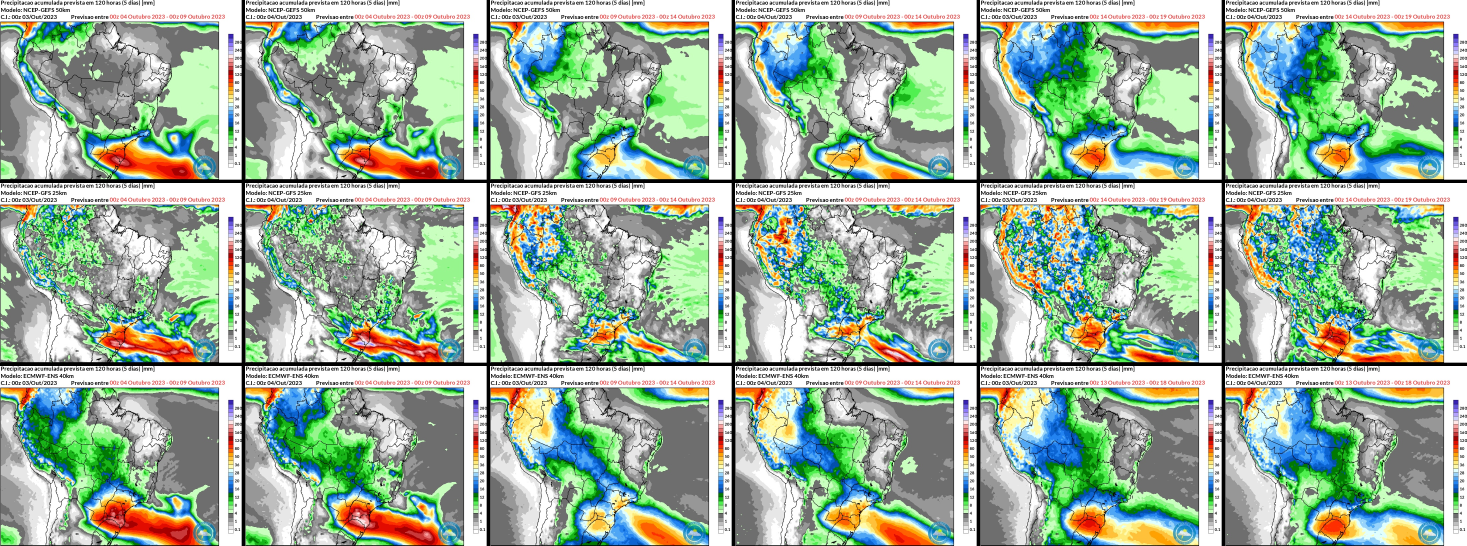
#> input picture imagem_final.jpg, 4400 x 1637 px, given in place of elemento_8_2023-11-01_ncep-gefs.png, which was not available (shown at 1/3 size)
$ python save_img.py
#> lines starting #> are read from the running program, lines starting #| are printed output that depends on the picture; after the words box and inside, x2 and y2 are one past the last pixel; in counts of white or black regions, pixels touching at a corner belong together; pictures that were not available may be replaced by others from this repository, and a replacement may not be noted
### config.py
from datetime import datetime, timedelta
import os
from slack_sdk import WebClient
from slack_sdk.errors import SlackApiError


# Variáveis
url = 'https://www.conmetmeteorologia.com.br/accounts/login/'
login = 'Eneva'
senha = 'enevaconmet@082022'
path = os.path.abspath(os.path.dirname(__file__))
arquivo_img = 'imagem_final.jpg'

# Defina o token de acesso do Slack
slack_token = "xoxb-463567607316-5629112715858-8Z3umBiMNXoZPQGBVcEqj5IW"

# Defina o canal do Slack para enviar o arquivo
slack_channel = "##meteorologia"
#slack_channel = "##teste-integracao"

# Inserir data nos campos(OBS: Sempre deixar salvo aqui a data do próximo dia que será rodado o código)
ano = 2023
mes = 11
dia = 3
dfut = 1
dpas = 2

''' dfut (delta futuro): dias futuros que main2_v1.py salva
    dpas (delta passado): dias passados que save_img.py procura

    Operação normal: dfut e dpas = 1 (24h adiante) - O algoritmo lida com sexta e segunda.
    Feriado na ter/qua/qui: dfut = 2 (48h adiante)
                            dpas = 1 (24h anterior)
    Feriado na seg/sex: dfut = 4
                        dpas = 1 (se sexta) ou 4 (se segunda)
'''

data_time = datetime(ano, mes, dia)
data = data_time.strftime('%d/%m/%Y')
data_str = data_time.strftime('%Y-%m-%d')

folder = os.path.abspath(os.path.dirname(__file__))
dest_folder_hoje = os.path.join(folder, 'img','hoje')
dest_folder_ontem = os.path.join(folder, 'img','ontem')

# Check: atualizar dfut na sexta
if data_time.strftime('%A') == 'Friday' and dfut < 3:
    dfut = 3

# Cria dicionario para baixar imagens
dict = {'NCEP - GEFS': ['0', '20', '40'],
        'NCEP - GFS':  ['0', '20', '40'],
        'ECMWF - ENS': ['0', '20', '36']}

# Inserir elementos a partir de dfut
# Cada incremento de 4 nos elementos = +24h de previsoes
if dfut == 1:
    dict['NCEP - GEFS'].extend(['4', '24', '44'])
    dict['NCEP - GFS'].extend(['4', '24', '44'])
    dict['ECMWF - ENS'].extend(['4', '24', '40'])
elif dfut == 2:
    for i in dict:
        dict[i].extend(['8', '28'])
elif dfut == 3:
    for i in dict:
        dict[i].extend(['12', '32'])
elif dfut == 4:
    for i in dict:
        dict[i].extend(['16', '36'])

# Check: atualizar dpas na segunda:
if data_time.strftime('%A') == 'Monday' and dpas < 3:
    dpas = 3

# Gera data da captura dos arquivos da pasta \ontem com dpas
anterior = data_time - timedelta(dpas)
anterior = anterior.strftime('%Y-%m-%d')

print(list(dict.keys()))


# [24 lines left out: function enviar_arquivo_slack, not called in this run]

### save_img.py
from config import data_time, data_str, dest_folder_hoje, dest_folder_ontem, dpas, anterior, dict,arquivo_img , enviar_arquivo_slack
from config import slack_token, slack_channel
import numpy as np
import cv2

#Esse import cv2 precisa ter instalado com o seguinte comando, pip install opencv-python

# Variáveis
arquivos = []                # Lista para caminhos das imagens
modelos = list(dict.keys())  # Modelos de config.py

# Cria dicionario para gerar imagem final, baseado em dpas (delta passado)
for i in range(0, len(modelos)):
    modelo = modelos[i]
    model_name = f'{modelo.lower().replace(" ", "")}'
    if dpas == 1:
        if modelo == "NCEP - GEFS":
            elementos = ['0', '4', '20', '24', '40', '44']
        elif modelo == "NCEP - GFS":
            elementos = ['0', '4', '20', '24', '40', '44']
        elif modelo == "ECMWF - ENS":
            elementos = ['0', '4', '20', '24', '36', '40']
    elif dpas == 2:
        elementos = ['0', '8', '20', '28']
    elif dpas == 3:
        elementos = ['0', '12', '20', '32']
    elif dpas == 4:
        elementos = ['0', '16', '20', '36']
    for j in range(0, len(elementos)):  # Insere caminho da imagem na lista
        if(j%2 == 0):
            arquivos.append(dest_folder_hoje + rf'\{model_name}\elemento_{elementos[j]}_{data_str}_{model_name}.png')
        elif(j%2 == 1):
            arquivos.insert(len(arquivos)-1, dest_folder_ontem + rf'\{model_name}\elemento_{elementos[j]}_{anterior}_{model_name}.png')

print(arquivos) # Imprime lista de caminhos

# Leitura da lista de caminhos
for k in range(0, len(arquivos)):
    print("Iteração: ", k+1)

    # Carrega imagem. Plotar com matplotlib
    imagem = cv2.imread(arquivos[k])
#> imagem is the input picture: shape (1637, 4400, 3); mean B, G, R 158, 178.8, 157.3
    #plt.imshow(imagem)
    #plt.show()

    imagem_cinza = cv2.cvtColor(imagem, cv2.COLOR_BGR2GRAY)     # Gera imagem cinza.
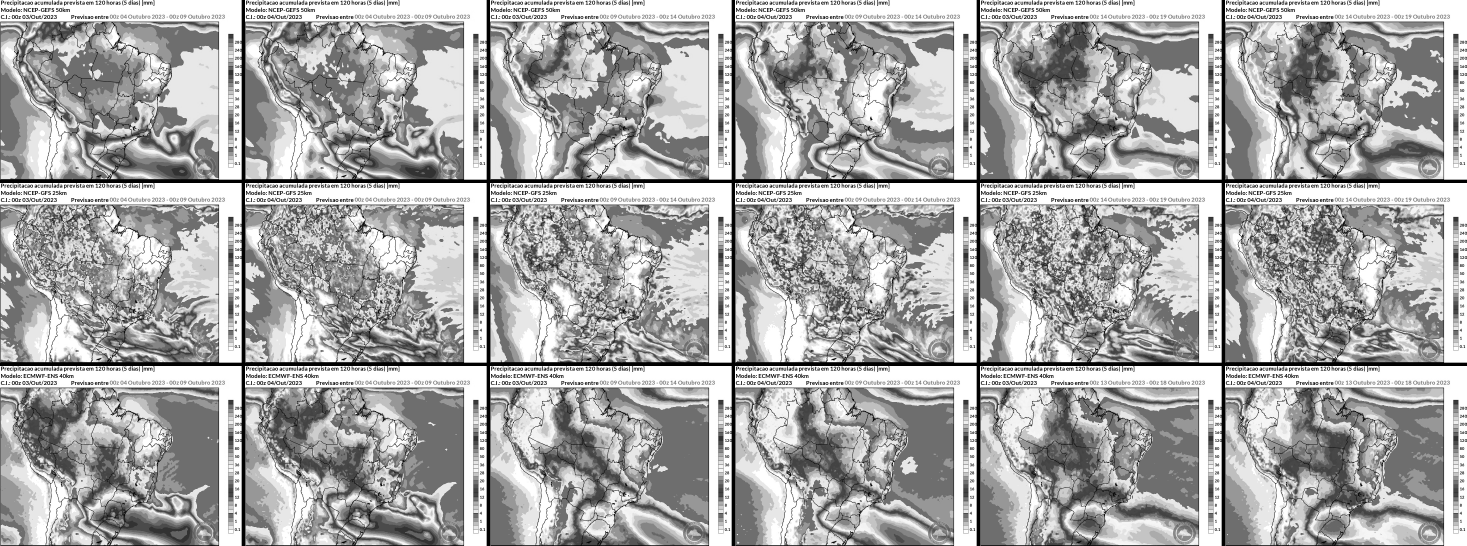
#> imagem_cinza: shape (1637, 4400) (shown at 1/3 size); min 0, max 255, mean 170
    ret, thresh = cv2.threshold(imagem_cinza, 15, 255, 0)       # Separa zona de interesse das bordas
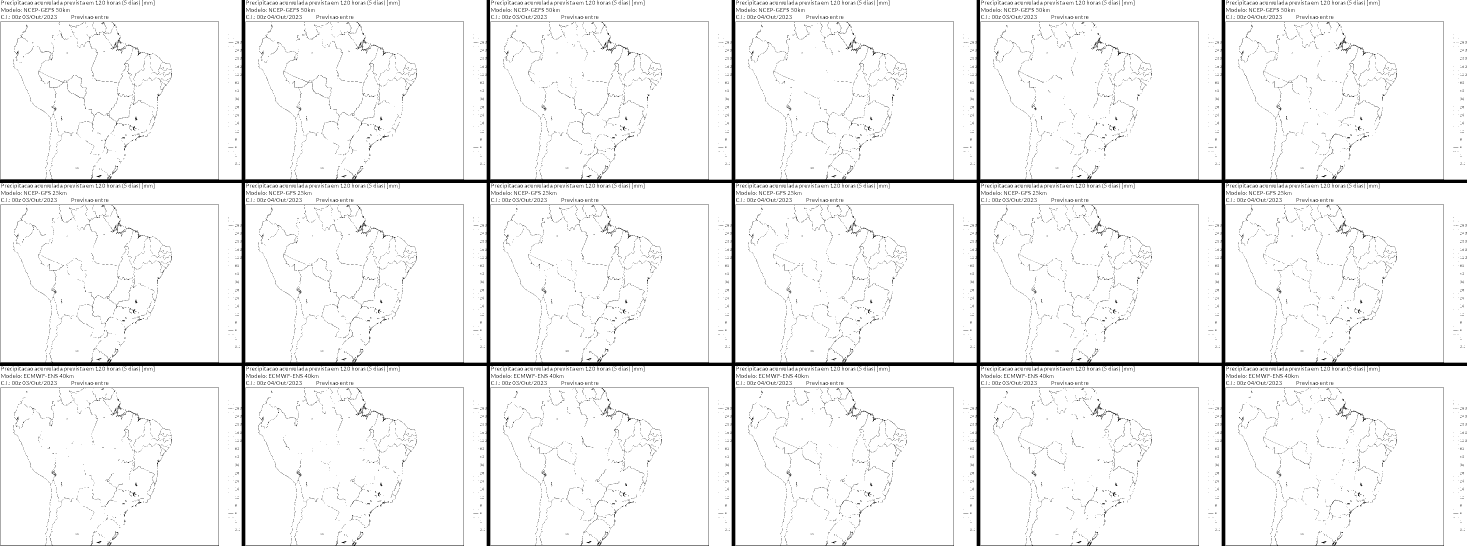
#> thresh: shape (1637, 4400) (shown at 1/3 size); 95.5% white; 22773 black regions (21520 under 20 px)
    contornos, hierarquia = cv2.findContours(thresh, cv2.RETR_TREE, cv2.CHAIN_APPROX_SIMPLE)    # Encontra contornos/bordas na imagem
#> contornos = 40274 contours, 38443 with area under 20; largest, box (x1, y1, x2, y2) and area: (2, 1164, 656, 1636) 307448, (2942, 1164, 3596, 1636) 307448, (3677, 1164, 4331, 1636) 307442, (2942, 66, 3596, 538) 307429, (737, 1164, 1391, 1636) 307424

    # [7 lines of commented-out code are left out]
    dimensao = contornos[0][2][0] - contornos[0][0][0]
#> dimensao = [134, 471]

    # Para visualizar contorno identificado:
    #cv2.drawContours(imagem, contornos, 0, (0, 255,0), 3)
    #plt.imshow(imagem)
    #plt.show()

    # Dimensoes da zona de interesse
    x = dimensao[0]
#> x = 134
    y = dimensao[1]
#> y = 471

    # Cria nova imagem em branco: múltiplo da imagem cortada + folga (em pixels)
    if k == 0:
        largura_final = int((x + 10) * len(arquivos)/3) - 10
#> largura_final = 566
        altura_final = int(y * 3) + 20
#> altura_final = 1433
        imagem_final = np.zeros([altura_final, largura_final, 3])

    # Trecho para remover fundo preto: https://www.geeksforgeeks.org/image-processing-without-opencv-python/
    a, l, d = imagem.shape  # a: altura, l: largura imagem maior
#> a = 1637; l = 4400; d = 3

    # Posicao inicial da zona de interesse
    x_base = int((l-x)/2)
#> x_base = 2133
    y_base = int((a-y)/2)
#> y_base = 583

    cortada = np.zeros([y, x, 3])

    # Extrai zona de interesse da imagem completa
    for i in range(0, y):
        for j in range(0, x):
            cortada[i, j] = imagem[y_base + i, x_base + j]
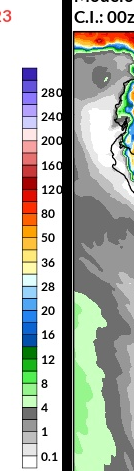
#> cortada: shape (471, 134, 3) float64; mean B, G, R 173.5, 181.7, 177.8

    imagem = cortada
    #cv2.imwrite('cortada.png', imagem_pequena1)

    '''
    # Redefinir tamanho da imagem
    xnovo = int(x/2)
    ynovo = int(y/2)
    xscala = xnovo/(x-1)
    yscala = ynovo/(y-1)

    escalada = np.zeros([ynovo, xnovo, 3])

    for i in range(0, ynovo-1):
        for j in range(0, xnovo-1):
            escalada[i, j] = imagem[1 + int(i / yscala),
                                    1 + int(j / xscala)]

    imagem = escalada
    img.imsave('reduzida.png', imagem_pequena1);

    largura = xnovo
    altura = ynovo
    '''

    largura = x
#> largura = 134
    altura = y
#> altura = 471

    # Inserir imagem cortada na imagem final
    linha = int(k/(len(arquivos)/3))   # P/ 18 imagens: 6 por linha
    coluna = int(k%(len(arquivos)/3))  # p/ 12 imagens: 4 por linha

    for i in range(0, altura):
        for j in range(0, largura):
            imagem_final[linha*(altura+10) + i, coluna*(largura+10) + j] = imagem[i, j]
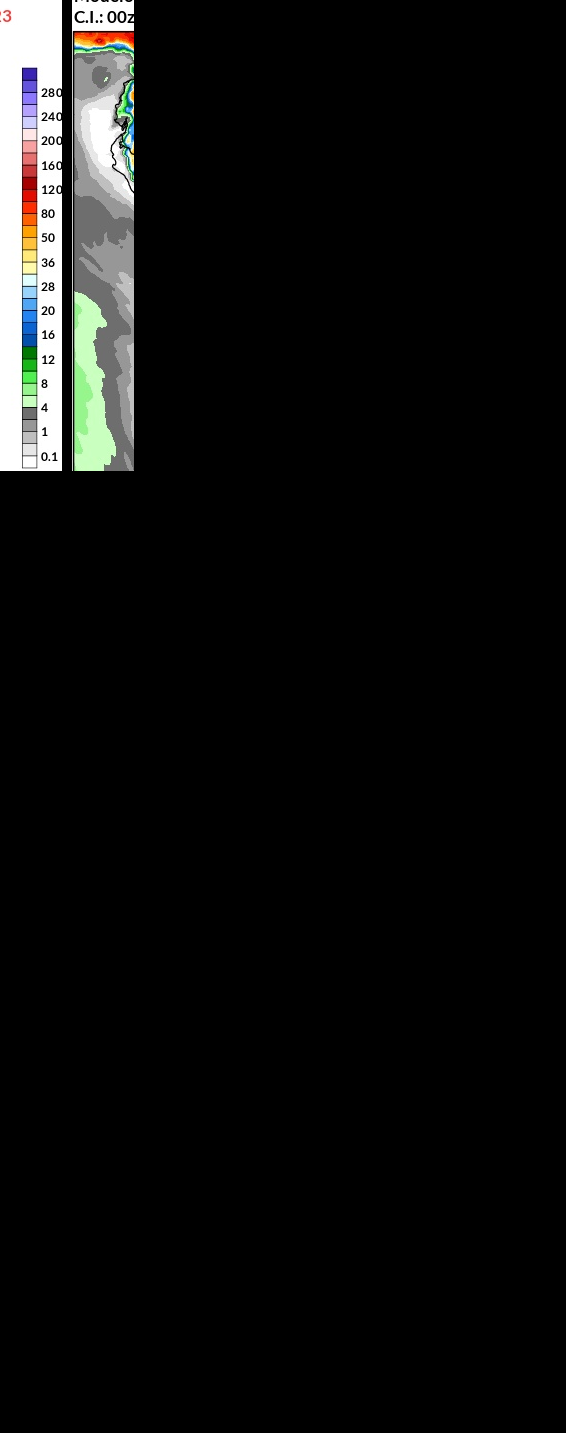
#> imagem_final: shape (1433, 566, 3) float64; mean B, G, R 13.5, 14.1, 13.8

    cv2.imwrite(arquivo_img, imagem_final)
#> (the run stopped early here; a loop or call above may not have finished)
